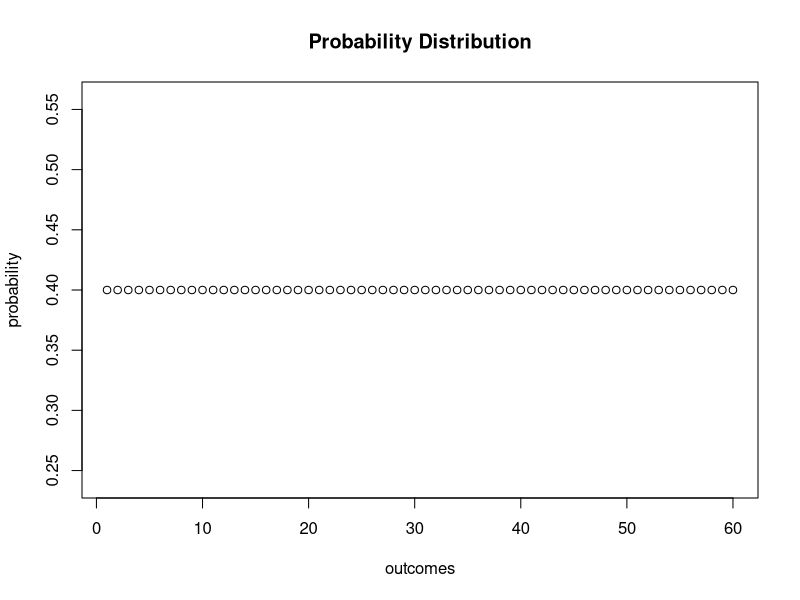

Write the R code that produced this figure. (Note: this script raises an error after producing the figure.)
## ---- chunk 1

probability <- rep(0.4, 60) 
plot(probability,
     xlab = "outcomes",
     main = "Probability Distribution") 
#a)====
dbinom(24,60,0.4)
pbinom(24,60,0.4)
1-pbinom(29,60,0.4)
sum(dbinom(30:60,60,0.4))

#b)====
sum(dbinom(20:30,60,0.4))
1-pbinom(19,60,0.4)
#P(X>=20)+P(X>=40)
sum(dbinom(20:60,60,0.4))+sum(dbinom(40:60,60,0.4))
#c)====
#P(X>=20) AND P(X>=10)
sum(dbinom(20:60,60,0.4))
sum(dbinom(10:60,60,0.4))
#Da 20:60 bereits in 10:60 enthalten ist, gilt nur 10:60
#d)====
#Erwartungswert ist SUM(Xxf(x))
#every value has the same probability
sum(probability)
sqrt(60*0.4*0.6)

#c)====
qbinom(c(0.025,0.5,0.975),60,0.4)
## ---- chunk 2
#Normal
#µ, σ
#dnorm(x, µ, σ) pnorm(x, µ, σ) qnorm (α, µ, σ) rnorm(10, µ, σ)
#a)====
#P (X < 1.4) = pnorm(1.4, 1.9, 0.5) = 0.1586.
#P(X<2.3)-P(X=1.6)
pnorm(2.3,0,1)-pnorm(1.6,0,1)

#b====

pnorm(1.64,0,1)

#c====
pnorm (-1.02,0,1)-pnorm(-1.64,0,1)

#d====

pnorm(1.96,0,1)-0.5

#e====
pnorm(1.96,0,1)-pnorm(-1.96,0,1)

#f====
qnorm(c(0.025, 0.05,0.5,0.95,0.975))
## ---- chunk 3
#a====
#calculate mean first and sd first

pnorm(12,10,2)

#b====
1-pnorm(8,10,2)
#c====
pnorm(10.5, 10, 2)- pnorm(9,10,2)
#d====
qnorm(c(0.025, 0.05,0.5,0.95,0.975),mean =10, sd=2 )

## ---- chunk 4
#T #m=6 #dt(x, m) #pt(x, m) #qt(α, m) #rt(10, m)
#a====
pt(1,6)
#b====
1-pt(2,6)
#c====
pt(1,6)-pt(-1,6)
#d==== Rechtschreibfehler?
pt(2,6)-pt(-2,6)
#e====
qt(c(0.025, 0.05,0.5,0.95,0.975),6 )

## ---- chunk 5



## ---- chunk 6

## ---- chunk 7

## ---- chunk 8

## ---- chunk 9

## ---- chunk 10
an <- sqrt(2*log(n)) - 0.5*(log(log(n))+log(4*pi))*(2*log(n))^(-1/2)
bn <- (2*log(n))^(-1/2)


## ---- chunk 11

